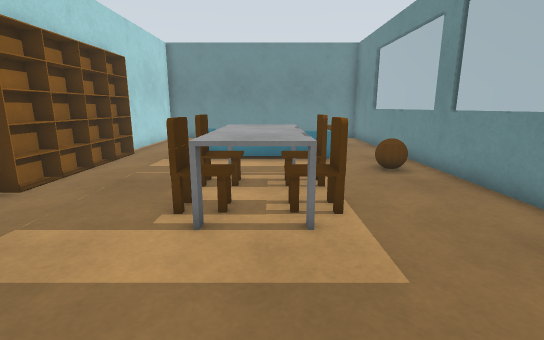
View 1 (above)

13 first-person views from a walk through a robot-simulator world made for Gazebo. The camera is 1 m above the floor, tilts 12° down and sees 85° across. The floor is counted in squares, 0.5 m on a side. Each view is taken from the middle of a square. On the plan, view 1 faces up. The plan holds only what a view shows up to about 17 squares ahead; the rest is blank.

View 2
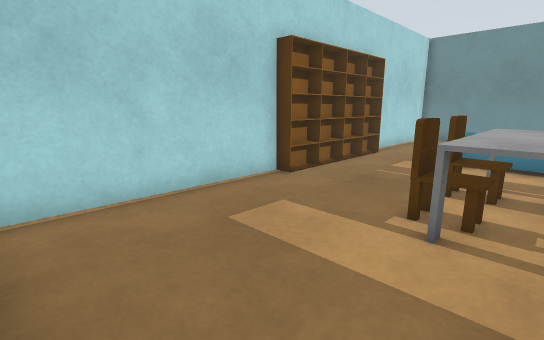

View 3
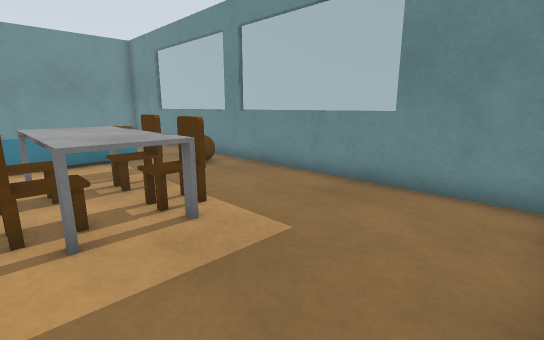

View 4
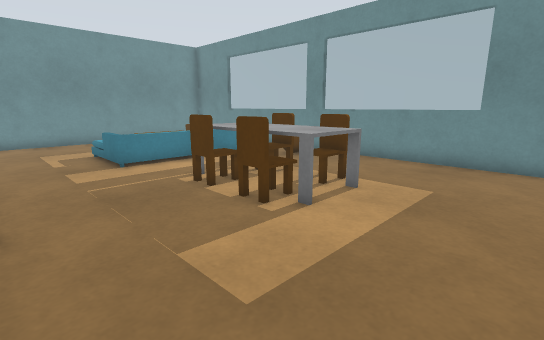

View 5
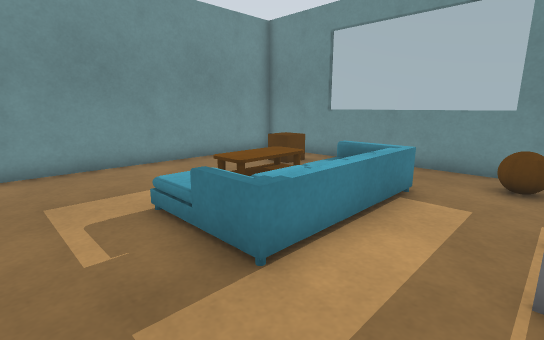

View 6
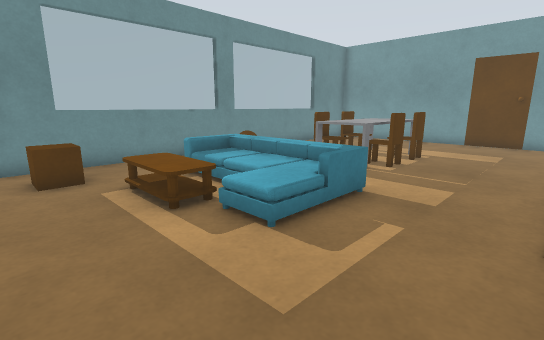

View 7
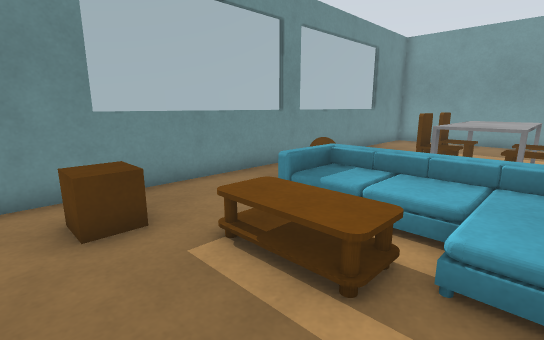

View 8
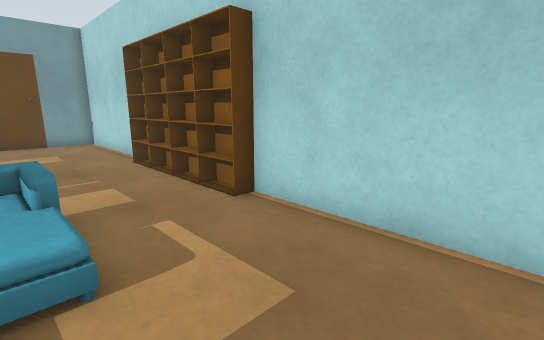

View 9
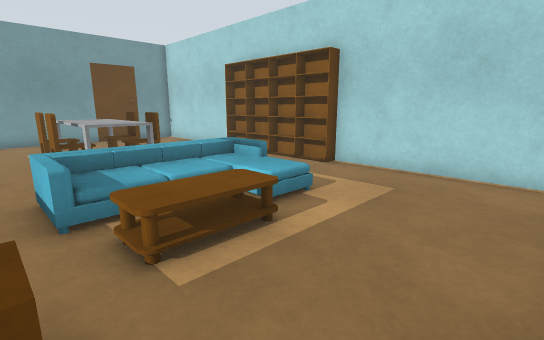

View 10
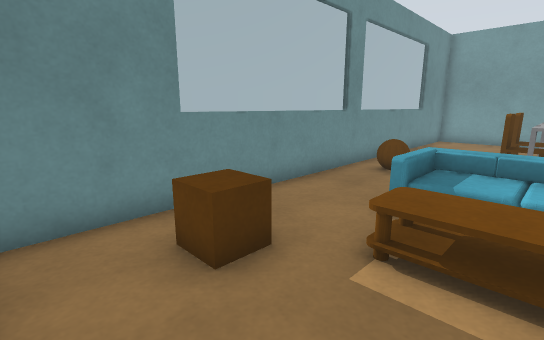

View 11
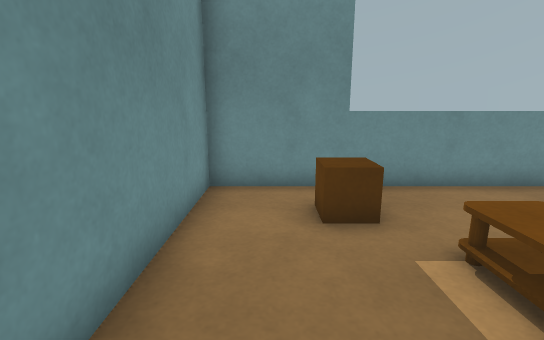

View 12
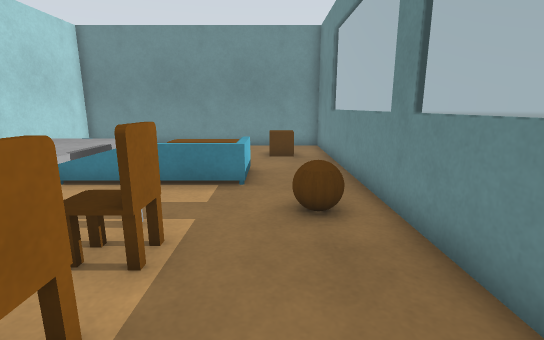

View 13
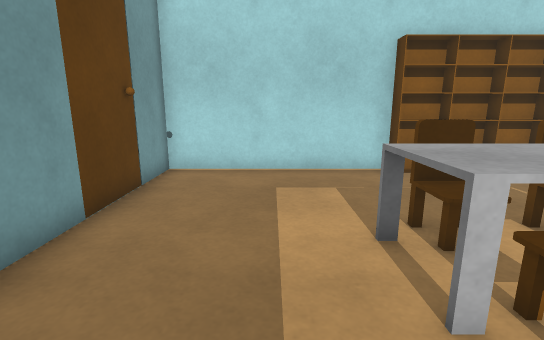

### Floor plan
Key: @ floor where view 1 was taken; # wall or solid block; . floor; = window, fence, low wall or low ledge; B bookshelf; S sofa; T table; C chair; F coffee table; L door leaf; O other object.
Columns run from 7 left of view 1 to 6 right of it. Each row starts with its distance up from view 1.
 20 ##############
 19 #............#
 18 #............#
 17 #.........==.#
 16 #.........=..#
 15 #......FFF...O
 14 #....SFF.....O
 13 #B...SSSSS...O
 12 BB...SSSSS...O
 11 BB...........O
 10 BB.........=.#
  9 BB....TT...=.#
  8 BB...CCTC....O
  7 BB....CT.....O
  6 #....CCTC....O
  5 #.....CT.....O
  4 #............O
  3 #............#
  2 #............#
  1 #............#
  0 #..L...@.....#
 -1 ###LL#########

Positions as (right, up) in squares from view 1, and headings:
1: (0, 0), facing up
2: (0, 0), facing up-left
3: (-2, 0), facing up-right
4: (-6, 1), facing up-right
5: (-5, 9), facing up-right
6: (-6, 18), facing down-right
7: (-2, 18), facing down-right
8: (-2, 18), facing down-left
9: (3, 19), facing down-left
10: (0, 19), facing down-right
11: (-2, 18), facing right
12: (3, 4), facing up
13: (3, 3), facing left
